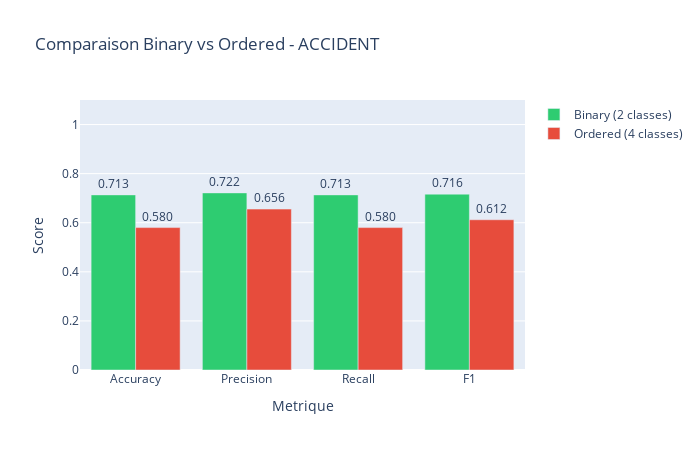

The notebook cell this image was saved under:
### Code cell
# Graphique comparatif Binary vs Ordered - ACCIDENT
all_metrics = ['Accuracy', 'Precision', 'Recall', 'F1']

# Barres groupees
acc_bin = df_comp[df_comp['Target'].str.contains('Binary')].iloc[0]
acc_ord = df_comp[df_comp['Target'].str.contains('Ordered')].iloc[0]

fig = go.Figure()

fig.add_trace(go.Bar(
    name='Binary (2 classes)',
    x=all_metrics,
    y=[acc_bin[m] for m in all_metrics],
    marker_color='#2ecc71',
    text=[f"{acc_bin[m]:.3f}" for m in all_metrics],
    textposition='outside'
))

fig.add_trace(go.Bar(
    name='Ordered (4 classes)',
    x=all_metrics,
    y=[acc_ord[m] for m in all_metrics],
    marker_color='#e74c3c',
    text=[f"{acc_ord[m]:.3f}" for m in all_metrics],
    textposition='outside'
))

fig.update_layout(
    title='Comparaison Binary vs Ordered - ACCIDENT',
    barmode='group',
    height=450,
    width=700,
    yaxis_range=[0, 1.1],
    xaxis_title='Metrique',
    yaxis_title='Score'
)
fig.show()

### Figure 1 — Plotly figure (JSON) as saved in the notebook; plotly's stock layout.template omitted (floating-point values rounded to 4 significant figures)
{"data": [{"marker": {"color": "#2ecc71"}, "name": "Binary (2 classes)", "text": ["0.713", "0.722", "0.713", "0.716"], "textposition": "outside", "type": "bar", "x": ["Accuracy", "Precision", "Recall", "F1"], "y": [0.7134, 0.7216, 0.7134, 0.7164]}, {"marker": {"color": "#e74c3c"}, "name": "Ordered (4 classes)", "text": ["0.580", "0.656", "0.580", "0.612"], "textposition": "outside", "type": "bar", "x": ["Accuracy", "Precision", "Recall", "F1"], "y": [0.5802, 0.6555, 0.5802, 0.6121]}], "layout": {"barmode": "group", "height": 450, "title": {"text": "Comparaison Binary vs Ordered - ACCIDENT"}, "width": 700, "xaxis": {"title": {"text": "Metrique"}}, "yaxis": {"range": [0, 1.1], "title": {"text": "Score"}}}}
